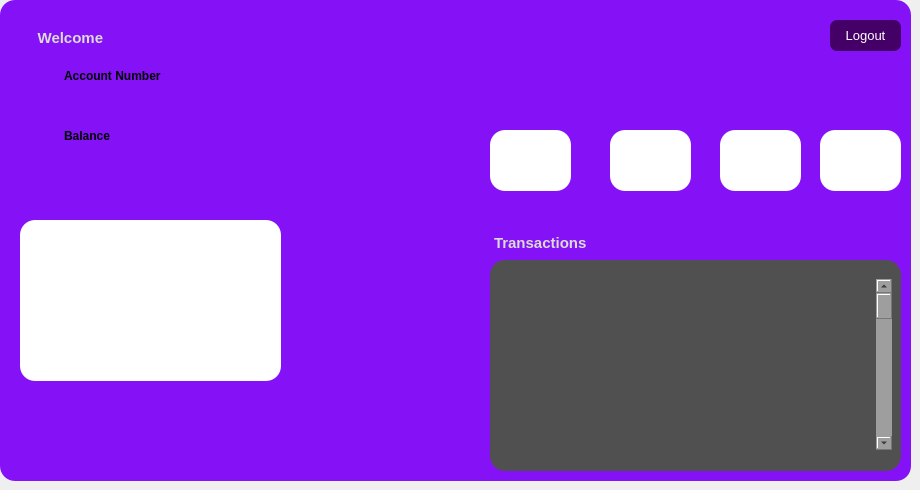
    <widget class="QWidget" name="Main_page">
     <widget class="QFrame" name="frame_8">
      <property name="geometry">
       <rect>
        <x>0</x>
        <y>0</y>
        <width>911</width>
        <height>481</height>
       </rect>
      </property>
      <property name="styleSheet">
       <string notr="true">background-color:rgb(133, 18, 247);
                                border-radius:15px;</string>
      </property>
      <property name="frameShape">
       <enum>QFrame::Shape::StyledPanel</enum>
      </property>
      <property name="frameShadow">
       <enum>QFrame::Shadow::Raised</enum>
      </property>
      <widget class="QTextEdit" name="textEdit">
       <property name="geometry">
        <rect>
         <x>490</x>
         <y>230</y>
         <width>111</width>
         <height>31</height>
        </rect>
       </property>
       <property name="readOnly">
        <bool>true</bool>
       </property>
       <property name="html">
        <string>&lt;!DOCTYPE HTML PUBLIC &quot;-//W3C//DTD HTML 4.0//EN&quot; &quot;http://www.w3.org/TR/REC-html40/strict.dtd&quot;&gt;
&lt;html&gt;&lt;head&gt;&lt;meta name=&quot;qrichtext&quot; content=&quot;1&quot; /&gt;&lt;meta charset=&quot;utf-8&quot; /&gt;&lt;style type=&quot;text/css&quot;&gt;
p, li { white-space: pre-wrap; }
hr { height: 1px; border-width: 0; }
li.unchecked::marker { content: &quot;\2610&quot;; }
li.checked::marker { content: &quot;\2612&quot;; }
&lt;/style&gt;&lt;/head&gt;&lt;body style=&quot; font-family:'Noto Sans'; font-size:10pt; font-weight:400; font-style:normal;&quot;&gt;
&lt;p style=&quot; margin-top:0px; margin-bottom:0px; margin-left:0px; margin-right:0px; -qt-block-indent:0; text-indent:0px;&quot;&gt;&lt;span style=&quot; font-family:'Segoe UI'; font-size:11pt; font-weight:700; color:#dadada;&quot;&gt;Transactions&lt;/span&gt;&lt;/p&gt;&lt;/body&gt;&lt;/html&gt;</string>
       </property>
      </widget>
      <widget class="QListView" name="listView">
       <property name="geometry">
        <rect>
         <x>490</x>
         <y>260</y>
         <width>411</width>
         <height>211</height>
        </rect>
       </property>
       <property name="styleSheet">
        <string notr="true">background-color:rgb(80, 80, 80);</string>
       </property>
      </widget>
      <widget class="QTextEdit" name="textEdit_5">
       <property name="geometry">
        <rect>
         <x>30</x>
         <y>10</y>
         <width>91</width>
         <height>51</height>
        </rect>
       </property>
       <property name="html">
        <string>&lt;!DOCTYPE HTML PUBLIC &quot;-//W3C//DTD HTML 4.0//EN&quot; &quot;http://www.w3.org/TR/REC-html40/strict.dtd&quot;&gt;
&lt;html&gt;&lt;head&gt;&lt;meta name=&quot;qrichtext&quot; content=&quot;1&quot; /&gt;&lt;meta charset=&quot;utf-8&quot; /&gt;&lt;style type=&quot;text/css&quot;&gt;
p, li { white-space: pre-wrap; }
hr { height: 1px; border-width: 0; }
li.unchecked::marker { content: &quot;\2610&quot;; }
li.checked::marker { content: &quot;\2612&quot;; }
&lt;/style&gt;&lt;/head&gt;&lt;body style=&quot; font-family:'Noto Sans'; font-size:10pt; font-weight:400; font-style:normal;&quot;&gt;
&lt;p style=&quot;-qt-paragraph-type:empty; margin-top:0px; margin-bottom:0px; margin-left:0px; margin-right:0px; -qt-block-indent:0; text-indent:0px;&quot;&gt;&lt;br /&gt;&lt;/p&gt;
&lt;p style=&quot; margin-top:0px; margin-bottom:0px; margin-left:0px; margin-right:0px; -qt-block-indent:0; text-indent:0px;&quot;&gt; &lt;span style=&quot; font-family:'Segoe UI'; font-size:11pt; font-weight:700; color:#dadada;&quot;&gt;Welcome&lt;/span&gt;&lt;/p&gt;&lt;/body&gt;&lt;/html&gt;</string>
       </property>
      </widget>
      <widget class="QFrame" name="frame_12">
       <property name="geometry">
        <rect>
         <x>20</x>
         <y>220</y>
         <width>261</width>
         <height>161</height>
        </rect>
       </property>
       <property name="styleSheet">
        <string notr="true">background-color:rgb(255, 255, 255);</string>
       </property>
       <property name="frameShape">
        <enum>QFrame::Shape::StyledPanel</enum>
       </property>
       <property name="frameShadow">
        <enum>QFrame::Shadow::Raised</enum>
       </property>
      </widget>
      <widget class="QTextEdit" name="textEdit_8">
       <property name="geometry">
        <rect>
         <x>60</x>
         <y>50</y>
         <width>191</width>
         <height>41</height>
        </rect>
       </property>
       <property name="html">
        <string>&lt;!DOCTYPE HTML PUBLIC &quot;-//W3C//DTD HTML 4.0//EN&quot; &quot;http://www.w3.org/TR/REC-html40/strict.dtd&quot;&gt;
&lt;html&gt;&lt;head&gt;&lt;meta name=&quot;qrichtext&quot; content=&quot;1&quot; /&gt;&lt;meta charset=&quot;utf-8&quot; /&gt;&lt;style type=&quot;text/css&quot;&gt;
p, li { white-space: pre-wrap; }
hr { height: 1px; border-width: 0; }
li.unchecked::marker { content: &quot;\2610&quot;; }
li.checked::marker { content: &quot;\2612&quot;; }
&lt;/style&gt;&lt;/head&gt;&lt;body style=&quot; font-family:'Noto Sans'; font-size:10pt; font-weight:400; font-style:normal;&quot;&gt;
&lt;p style=&quot; margin-top:0px; margin-bottom:0px; margin-left:0px; margin-right:0px; -qt-block-indent:0; text-indent:0px;&quot;&gt;                                    &lt;/p&gt;
&lt;p style=&quot; margin-top:0px; margin-bottom:0px; margin-left:0px; margin-right:0px; -qt-block-indent:0; text-indent:0px;&quot;&gt;&lt;span style=&quot; font-family:'Segoe UI'; font-size:9pt; font-weight:700;&quot;&gt;Account Number&lt;/span&gt;&lt;/p&gt;&lt;/body&gt;&lt;/html&gt;</string>
       </property>
      </widget>
      <widget class="QTextEdit" name="textEdit_9">
       <property name="geometry">
        <rect>
         <x>60</x>
         <y>110</y>
         <width>191</width>
         <height>41</height>
        </rect>
       </property>
       <property name="html">
        <string>&lt;!DOCTYPE HTML PUBLIC &quot;-//W3C//DTD HTML 4.0//EN&quot; &quot;http://www.w3.org/TR/REC-html40/strict.dtd&quot;&gt;
&lt;html&gt;&lt;head&gt;&lt;meta name=&quot;qrichtext&quot; content=&quot;1&quot; /&gt;&lt;meta charset=&quot;utf-8&quot; /&gt;&lt;style type=&quot;text/css&quot;&gt;
p, li { white-space: pre-wrap; }
hr { height: 1px; border-width: 0; }
li.unchecked::marker { content: &quot;\2610&quot;; }
li.checked::marker { content: &quot;\2612&quot;; }
&lt;/style&gt;&lt;/head&gt;&lt;body style=&quot; font-family:'Noto Sans'; font-size:10pt; font-weight:400; font-style:normal;&quot;&gt;
&lt;p style=&quot; margin-top:0px; margin-bottom:0px; margin-left:0px; margin-right:0px; -qt-block-indent:0; text-indent:0px;&quot;&gt;                                    &lt;/p&gt;
&lt;p style=&quot; margin-top:0px; margin-bottom:0px; margin-left:0px; margin-right:0px; -qt-block-indent:0; text-indent:0px;&quot;&gt;&lt;span style=&quot; font-family:'Segoe UI'; font-size:9pt; font-weight:700;&quot;&gt;Balance&lt;/span&gt;&lt;/p&gt;&lt;/body&gt;&lt;/html&gt;</string>
       </property>
      </widget>
      <widget class="QFrame" name="frame_13">
       <property name="geometry">
        <rect>
         <x>490</x>
         <y>130</y>
         <width>81</width>
         <height>61</height>
        </rect>
       </property>
       <property name="styleSheet">
        <string notr="true">background-color:rgb(255, 255, 255);</string>
       </property>
       <property name="frameShape">
        <enum>QFrame::Shape::StyledPanel</enum>
       </property>
       <property name="frameShadow">
        <enum>QFrame::Shadow::Raised</enum>
       </property>
      </widget>
      <widget class="QFrame" name="frame_14">
       <property name="geometry">
        <rect>
         <x>610</x>
         <y>130</y>
         <width>81</width>
         <height>61</height>
        </rect>
       </property>
       <property name="styleSheet">
        <string notr="true">background-color:rgb(255, 255, 255);</string>
       </property>
       <property name="frameShape">
        <enum>QFrame::Shape::StyledPanel</enum>
       </property>
       <property name="frameShadow">
        <enum>QFrame::Shadow::Raised</enum>
       </property>
      </widget>
      <widget class="QFrame" name="frame_15">
       <property name="geometry">
        <rect>
         <x>720</x>
         <y>130</y>
         <width>81</width>
         <height>61</height>
        </rect>
       </property>
       <property name="styleSheet">
        <string notr="true">background-color:rgb(255, 255, 255);</string>
       </property>
       <property name="frameShape">
        <enum>QFrame::Shape::StyledPanel</enum>
       </property>
       <property name="frameShadow">
        <enum>QFrame::Shadow::Raised</enum>
       </property>
      </widget>
      <widget class="QFrame" name="frame_16">
       <property name="geometry">
        <rect>
         <x>820</x>
         <y>130</y>
         <width>81</width>
         <height>61</height>
        </rect>
       </property>
       <property name="styleSheet">
        <string notr="true">background-color:rgb(255, 255, 255);</string>
       </property>
       <property name="frameShape">
        <enum>QFrame::Shape::StyledPanel</enum>
       </property>
       <property name="frameShadow">
        <enum>QFrame::Shadow::Raised</enum>
       </property>
      </widget>
      <widget class="QPushButton" name="logoutOnMain">
       <property name="geometry">
        <rect>
         <x>830</x>
         <y>20</y>
         <width>71</width>
         <height>31</height>
        </rect>
       </property>
       <property name="font">
        <font>
         <pointsize>10</pointsize>
         <fontweight>DemiBold</fontweight>
        </font>
       </property>
       <property name="mouseTracking">
        <bool>true</bool>
       </property>
       <property name="tabletTracking">
        <bool>true</bool>
       </property>
       <property name="styleSheet">
        <string notr="true">color:rgb(255, 255, 255);
                                    background-color: rgb(69, 0, 104);

                                    border-radius:7px;</string>
       </property>
       <property name="text">
        <string>Logout</string>
       </property>
      </widget>
      <widget class="QScrollBar" name="verticalScrollBar">
       <property name="geometry">
        <rect>
         <x>876</x>
         <y>279</y>
         <width>16</width>
         <height>171</height>
        </rect>
       </property>
       <property name="styleSheet">
        <string notr="true">background-color: rgb(158, 158, 158);</string>
       </property>
       <property name="orientation">
        <enum>Qt::Orientation::Vertical</enum>
       </property>
      </widget>
     </widget>
    </widget>
